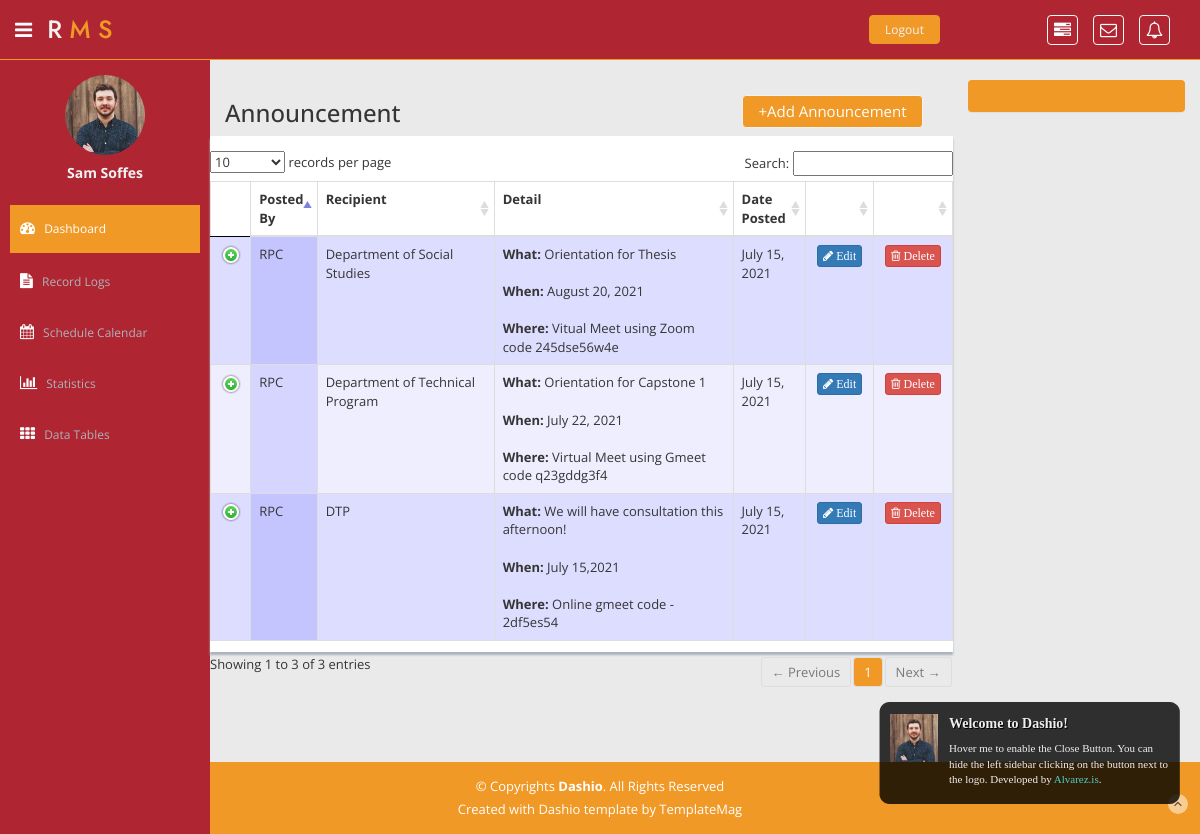
The app's page /main/announcement.php with its own data.
### tables this page shows
CREATE TABLE `tbl_anno` (
  `anno_id` int(11) NOT NULL,
  `anno_from` varchar(50) NOT NULL,
  `anno_to` varchar(50) NOT NULL,
  `anno_what` varchar(500) NOT NULL,
  `anno_when` varchar(500) NOT NULL,
  `anno_where` varchar(500) NOT NULL,
  `Date` varchar(100) NOT NULL,
  `time` varchar(20) NOT NULL
);

### main/announcement.php (the view, shortened to what this page needs)
<?php
    include "database/dbconnect.php";
 ?>
<!DOCTYPE html>
<html lang="en">
<head>
  <link href="lib/bootstrap/css/bootstrap.min.css" rel="stylesheet">
  <link href="lib/font-awesome/css/font-awesome.css" rel="stylesheet" />
  <link rel="stylesheet" type="text/css" href="css/zabuto_calendar.css">
  <link rel="stylesheet" type="text/css" href="lib/gritter/css/jquery.gritter.css" />
  <link href="lib/advanced-datatable/css/demo_page.css" rel="stylesheet" />
  <link href="lib/advanced-datatable/css/demo_table.css" rel="stylesheet" />
  <link rel="stylesheet" href="lib/advanced-datatable/css/DT_bootstrap.css" />
  <link href="css/style.css" rel="stylesheet">
  <link href="css/style-responsive.css" rel="stylesheet">
</head>
<body>
  <section id="container">
    <header class="header black-bg">
      <div class="sidebar-toggle-box">
        <div class="fa fa-bars tooltips" data-placement="right" data-original-title="Toggle Navigation"></div>
      </div>
      <a href="index.php" class="logo"><b>R <span>M S</span></b></a>
      <div class="nav notify-row" id="top_menu">
        <ul class="nav top-menu" >
          <li class="dropdown">
            <a data-toggle="dropdown" class="dropdown-toggle" href="index.php">
              <i class="fa fa-tasks"></i>
              </a>
          </li>
          <li id="header_inbox_bar" class="dropdown">
            <a data-toggle="dropdown" class="dropdown-toggle" href="index.php#">
              <i class="fa fa-envelope-o"></i>
              </a>
          </li>
          <li id="header_notification_bar" class="dropdown">
            <a data-toggle="dropdown" class="dropdown-toggle" href="index.php#">
              <i class="fa fa-bell-o"></i>
              </a>
          </li>
        </ul>
      </div>
      <div class="top-menu">
        <ul class="nav pull-right top-menu">
          <li><a class="logout" href="teachlog.php">Logout</a></li>
        </ul>
      </div>
    </header>
    <aside>
      <div id="sidebar" class="nav-collapse ">
        <ul class="sidebar-menu" id="nav-accordion">
          <p class="centered"><a href="profile.html"><img src="img/ui-sam.jpg" class="img-circle" width="80"></a></p>
          <h5 class="centered">Sam Soffes</h5>
          <li class="mt">
            <a class="active" href="index.php">
              <i class="fa fa-dashboard"></i>
              <span>Dashboard</span>
              </a>
          </li>
          <li class="sub-menu">
            <a href="javascript:;">
              <i class="fa fa-file-text"></i>
              <span>Record Logs</span>
              </a>
          </li>
          <li class="sub-menu">
            <a href="javascript:;" href="calendar.html">
              <i class="fa fa-calendar"></i>
              <span>Schedule Calendar</span>
              </a>
          </li>
          <li class="sub-menu">
            <a href="javascript:;">
              <i class="fa fa-bar-chart-o"></i>
              <span>Statistics</span>
              </a>
          </li>
          <li class="sub-menu">
            <a href="javascript:;">
              <i class="fa fa-th"></i>
              <span>Data Tables</span>
              </a>
          </li>
      </div>
    </aside>
    <section id="main-content">
      <section class="wrapper">
      <div class="row">
      <div class="col-lg-9 main-chart">
      <ul class="nav pull-right top-menu">
          <li><a class="glyphicon-plus create" href="#">Add Announcement</a></li>
        </ul>
        <h3> Announcement</h3>
        <div class="row mb">
          <div class="content-panel">
            <div class="adv-table">
              <table cellpadding="0" cellspacing="0" border="0" class="display table table-bordered" id="hidden-table-info">
              <thead>
                    <tr>
                      <td><b>Posted By</td>
                      <td><b>Recipient</td>
                      <td><b>Detail</td>
                      <td><b>Date Posted</td>
											<td></td>
                      <td></td>
                    </tr>
                  </thead>
                  <tbody>
                  <?php
											$records = $link->query("SELECT * FROM tbl_anno ORDER BY anno_id DESC");
											while($data = mysqli_fetch_array($records))
										{
										?>
										<tr class="gradeC">
                                                <td><?php echo $data['anno_from']; ?></td>
                                                <td><?php echo $data['anno_to']; ?></td>
                                                <td><b>What:  </b><?php echo $data['anno_what']; ?><br><br><b>When:  </b><?php echo $data['anno_when']; ?><br><br><b>Where: </b><?php echo $data['anno_where']; ?></td>
                                                <td><?php echo $data['Date']; ?></td>
                                                <td class='text-center'><a href="#?id=<?php echo $data["anno_id"];?>" class="btn btn-primary btn-xs"><i class="fa fa-pencil"> Edit</i></a>
                                              <td class='text-center'><a href="#?id=<?php echo $data["anno_id"];?>" class="btn btn-danger btn-xs"><i class="fa fa-trash-o "> Delete</i></a>
                    </tr>
										<?php
										}
										?>
                  </tbody>
              </table>
            </div>
          </div>
        </div>
      </div>
        <div class="col-lg-3 ds">
            <div id="calendar" class="mb">
              <div class="panel green-panel no-margin">
                <div class="panel-body">
                </div>
              </div>
            </div>
          </div>
      </section>
    </section>
    <footer class="site-footer">
      <div class="text-center">
        <p>
          &copy; Copyrights <strong>Dashio</strong>. All Rights Reserved
        </p>
        <div class="credits">
          Created with Dashio template by <a href="https://templatemag.com/">TemplateMag</a>
        </div>
        <a href="index.php#" class="go-top">
          </a>
      </div>
    </footer>
  </section>
</body>
</html>

### main/css/style.css (style rules this page uses)
body { color: #363535; background: #eaeaea; font-family: 'Open Sans', sans-serif; padding: 0px !important; margin: 0px !important; font-size:13px; }
ul li { list-style: none; }
a, a:hover, a:focus { text-decoration: none; outline: none; }
#container { width: 100%; height: 100%; }
.centered { text-align: center; }
.mt { margin-top: 25px; }
.mb { margin-bottom: 25px; }
.no-margin { margin: 0 !important; }
ul.top-menu > li > .logout { color: #f2f2f2; font-size: 12px; border-radius: 4px; -webkit-border-radius: 4px; border: 1px solid #f09927 !important; padding: 5px 15px; margin-right: 15px; background: #f09927; margin-top: 15px; }
ul.top-menu > li > .create { font-size: 15px; color: white; border-radius: 4px; -webkit-border-radius: 4px; border: 1px solid #f2f2f2 !important; padding: 5px 15px; margin-right: 15px; background: #f09927; margin-top: 15px; }
#sidebar { width: 210px; height: 100%; position: fixed; background: #af2532; }
#sidebar h5 { color: #f2f2f2; font-weight: 700; }
#sidebar ul li { position: relative; }
ul.sidebar-menu , ul.sidebar-menu li ul.sub { margin: -2px 0 0; padding: 0; }
ul.sidebar-menu { margin-top: 75px; }
ul.sidebar-menu li { margin-bottom: 5px; margin-left:10px; margin-right:10px; }
ul.sidebar-menu li.sub-menu { line-height: 15px; }
ul.sidebar-menu li a span { display: inline-block; }
ul.sidebar-menu li a { color: #aeb2b7; text-decoration: none; display: block; padding: 15px 0 15px 10px; font-size: 12px; outline: none; -webkit-transition: all 0.3s ease; -moz-transition: all 0.3s ease; -o-transition: all 0.3s ease; -ms-transition: all 0.3s ease; transition: all 0.3s ease; }
ul.sidebar-menu li a.active, ul.sidebar-menu li a:hover, ul.sidebar-menu li a:focus { background: #f09927; color: #fff; display: block; -webkit-transition: all 0.3s ease; -moz-transition: all 0.3s ease; -o-transition: all 0.3s ease; -ms-transition: all 0.3s ease; transition: all 0.3s ease; }
ul.sidebar-menu li a i { font-size: 15px; padding-right: 6px; }
ul.sidebar-menu li a.active i { color: #fff; }
#main-content { margin-left: 210px; }
.header, .footer { min-height: 60px; padding: 0 15px; }
.header { position: fixed; left: 0; right: 0; z-index: 1002; }
.black-bg { background: #af2532; border-bottom: 1px solid #f09927; }
.wrapper { display: inline-block; margin-top: 60px; padding-left: 15px; padding-right: 15px; padding-bottom: 15px; padding-top: 0px; width: 100%; }
a.logo { font-family: "Jost", sans-serif; font-size: 25px; color: #f2f2f2; float: left; margin-top: 12px; text-transform: uppercase; }
a.logo b { font-weight: 500; }
a.logo span { color: #f09927; }
#top_menu .nav > li, ul.top-menu > li { float: left; }
.notify-row { float: right; margin-top: 15px; margin-left: 92px; }
ul.top-menu > li > a { color: #fcfbf9; font-size: 17px; border-radius: 4px; -webkit-border-radius: 4px; border:1px solid #fcfaf8 !important; padding: 2px 6px; margin-right: 15px; }
.sidebar-toggle-box { float: left; padding-right: 15px; margin-top: 20px; }
.sidebar-toggle-box .fa-bars { cursor: pointer; color: white; display: inline-block; font-size: 20px; }
.ds { background: #eaeaea; padding-top: 20px; }
.main-chart { padding-top: 20px; }
.green-panel { text-align: center; background: #f09927; }
.content-panel { background: #ffffff; box-shadow: 0px 3px 2px #aab2bd; padding-top: 15px; padding-bottom: 5px; }
#calendar { color: white; padding: 0px !important; }
.site-footer { background: #f09927 ; color: #fff; padding: 15px 0; }
.site-footer p { margin-bottom: 5px; }
.credits, .credits a { color: #fff; }
.go-top { margin-right: 1%; margin-top: -25px; float: right; background: rgba(255,255,255,.5); width: 20px; height: 20px; border-radius: 50%; -webkit-border-radius: 50%; }

### records on screen
tbl_anno: anno_from "RPC", anno_to "Department of Social Studies", anno_what "Orientation for Thesis", anno_when "August 20, 2021", anno_where "Vitual Meet using Zoom code 245dse56w4e", Date "July 15, 2021"
tbl_anno: anno_from "RPC", anno_to "Department of Technical Program", anno_what "Orientation for Capstone 1", anno_when "July 22, 2021", anno_where "Virtual Meet using Gmeet code q23gddg3f4", Date "July 15, 2021"
tbl_anno: anno_from "RPC", anno_to "DTP", anno_what "We will have consultation this afternoon!", anno_when "July 15,2021", anno_where "Online gmeet code - 2df5es54", Date "July 15, 2021"
